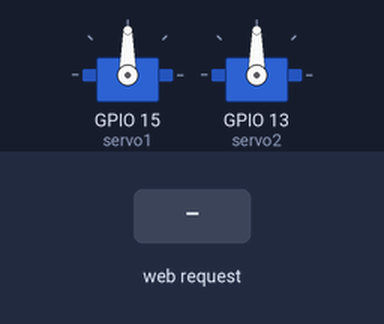
The sketch below on a simulated ESP32. Shown: 2 × servo. Inputs (shaded band) come from the test bench. WiFi joins after 1.5 s; servers stay silent unless stated; what the sketch prints to the serial monitor is not drawn.

Above: at 3.7 s.
3.8 s: HTTP request GET /door/on received
At 4.25 s:
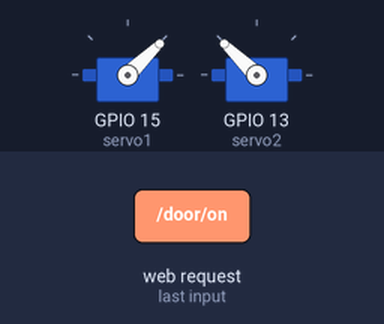
6.3 s: HTTP request GET /door/off received
At 7.7 s:
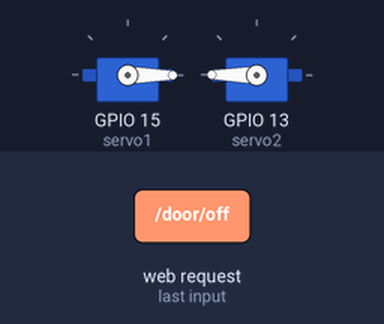
Timing chart, 0 to 9.3 s (numbered marks = the images above; inputs shaded):
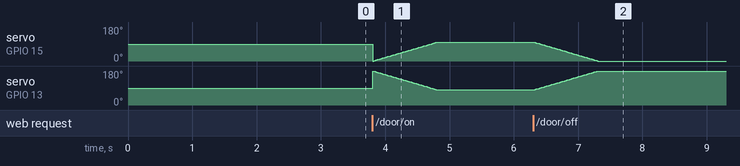

The sketch:

Code_th2_b2.ino
```cpp
#include <ESP32Servo.h>
#include <WiFi.h>

Servo servo1;
Servo servo2;

// WiFi info
const char* ssid = "iPhone";
const char* password = "03092005";

// Web server
WiFiServer server(80);

// Door state
bool doorOpen = false;
int pos = 0;

// ================= SETUP =================
void setup() {
  Serial.begin(115200);
  delay(1000);

  servo1.attach(15);
  servo2.attach(13);

  Serial.println("Connecting to WiFi...");
  WiFi.begin(ssid, password);

  while (WiFi.status() != WL_CONNECTED) {
    delay(500);
    Serial.print(".");
  }

  Serial.println("\nWiFi connected!");
  Serial.print("IP Address: ");
  Serial.println(WiFi.localIP());

  server.begin();
  Serial.println("Web server started");
}

// ================= DOOR CONTROL =================
void openDoor() {
  Serial.println("Opening door...");
  for (pos = 0; pos <= 100; pos++) {
    servo1.write(pos);
    servo2.write(180 - pos);
    delay(10);
  }
  doorOpen = true;
}

void closeDoor() {
  Serial.println("Closing door...");
  for (pos = 100; pos >= 0; pos--) {
    servo1.write(pos);
    servo2.write(180 - pos);
    delay(10);
  }
  doorOpen = false;
}

// ================= LOOP =================
void loop() {
  WiFiClient client = server.available();
  if (!client) return;

  Serial.println("\nNew client connected");

  String request = "";
  while (client.connected()) {
    if (client.available()) {
      char c = client.read();
      request += c;

      if (c == '\n') {
        break;   // đọc xong request line
      }
    }
  }

  Serial.println("Request:");
  Serial.println(request);

  // Handle request
  if (request.indexOf("GET /door/on") >= 0 && !doorOpen) {
    openDoor();
  }

  if (request.indexOf("GET /door/off") >= 0 && doorOpen) {
    closeDoor();
  }

  // ===== HTTP RESPONSE =====
    // ===== HTTP RESPONSE (UI đẹp hơn) =====
  String statusText = doorOpen ? "OPEN" : "CLOSED";
  String statusClass = doorOpen ? "st-open" : "st-closed";
  String btnHref = doorOpen ? "/door/off" : "/door/on";
  String btnText = doorOpen ? "CLOSE DOOR" : "OPEN DOOR";
  String btnClass = doorOpen ? "btn close" : "btn open";

  client.println("HTTP/1.1 200 OK");
  client.println("Content-type:text/html; charset=utf-8");
  client.println("Connection: close");
  client.println();

  client.println(F(R"rawliteral(
<!DOCTYPE html><html lang="en">
<head>
  <meta name="viewport" content="width=device-width, initial-scale=1" />
  <meta name="theme-color" content="#0b1220" />
  <title>IoT Garage Door</title>
  <style>
    :root{
      --bg1:#0b1220; --bg2:#121a2b;
      --card: rgba(255,255,255,.08);
      --stroke: rgba(255,255,255,.14);
      --text:#e9eefc; --muted: rgba(233,238,252,.75);
      --shadow: 0 18px 50px rgba(0,0,0,.45);
      --r: 22px;
    }
    *{box-sizing:border-box}
    body{
      margin:0; min-height:100vh;
      font-family: system-ui, -apple-system, Segoe UI, Roboto, Arial;
      color:var(--text);
      background: radial-gradient(1200px 700px at 20% 10%, #2b5cff33, transparent 55%),
                  radial-gradient(900px 600px at 85% 20%, #00e5ff22, transparent 55%),
                  linear-gradient(160deg, var(--bg1), var(--bg2));
      display:flex; align-items:center; justify-content:center;
      padding:18px;
    }
    .wrap{width:min(560px, 100%);}
    .card{
      background: var(--card);
      border: 1px solid var(--stroke);
      border-radius: var(--r);
      box-shadow: var(--shadow);
      overflow:hidden;
      backdrop-filter: blur(10px);
    }
    header{
      padding:18px 18px 10px 18px;
      display:flex; gap:12px; align-items:center; justify-content:space-between;
    }
    .title{
      display:flex; flex-direction:column; gap:4px;
    }
    h1{margin:0; font-size:20px; letter-spacing:.2px}
    .sub{margin:0; color:var(--muted); font-size:13px}
    .badge{
      padding:8px 12px;
      border-radius: 999px;
      font-weight:700;
      font-size:12px;
      letter-spacing:.6px;
      border:1px solid var(--stroke);
      display:flex; align-items:center; gap:8px;
      user-select:none;
    }
    .dot{width:10px;height:10px;border-radius:50%;}
    .st-open{ background: rgba(0, 255, 170, .10); }
    .st-open .dot{ background: #00ffb3; box-shadow: 0 0 18px #00ffb3aa; }
    .st-closed{ background: rgba(255, 180, 0, .10); }
    .st-closed .dot{ background: #ffb300; box-shadow: 0 0 18px #ffb300aa; }

    .content{padding: 6px 18px 18px 18px;}
    .panel{
      margin-top:10px;
      background: rgba(0,0,0,.18);
      border:1px solid var(--stroke);
      border-radius: 18px;
      padding: 16px;
    }
    .row{display:flex; gap:12px; flex-wrap:wrap; align-items:center; justify-content:space-between;}
    .hint{color:var(--muted); font-size:13px; line-height:1.4; margin:0;}

    .btn{
      width:100%;
      margin-top:14px;
      display:flex; align-items:center; justify-content:center; gap:10px;
      padding:16px 18px;
      font-size:16px;
      font-weight:800;
      border-radius: 18px;
      border: 1px solid var(--stroke);
      color: var(--text);
      text-decoration:none;
      transition: transform .08s ease, filter .15s ease;
      user-select:none;
    }
    .btn:active{transform: scale(.99);}
    .open{
      background: linear-gradient(135deg, #2b8cff, #00e5ff);
    }
    .close{
      background: linear-gradient(135deg, #ff6b6b, #ffb300);
    }
    .btn:hover{filter: brightness(1.05);}

    .footer{
      padding: 14px 18px;
      border-top: 1px solid var(--stroke);
      color: var(--muted);
      font-size: 12px;
      display:flex; justify-content:space-between; gap:12px; flex-wrap:wrap;
    }
    .kbd{
      font-family: ui-monospace, SFMono-Regular, Menlo, Consolas, monospace;
      background: rgba(255,255,255,.08);
      border:1px solid var(--stroke);
      padding:3px 8px;
      border-radius: 999px;
      color: var(--text);
    }
    svg{width:20px;height:20px}
  </style>
</head>
<body>
  <div class="wrap">
    <div class="card">
      <header>
        <div class="title">
          <h1>IoT Garage Door</h1>
          <p class="sub">ESP32 Web Control Panel</p>
        </div>
)rawliteral"));

  // Badge trạng thái (có dynamic)
  client.print("<div class='badge ");
  client.print(statusClass);
  client.print("'><span class='dot'></span><span>");
  client.print(statusText);
  client.println("</span></div>");

  client.println(F(R"rawliteral(
      </header>

      <div class="content">
        <div class="panel">
          <div class="row">
            <p class="hint">
              Tip: Nhấn nút để điều khiển cửa. Trang sẽ phản hồi ngay sau khi ESP32 xử lý xong.
            </p>
            <span class="kbd">/door/on</span>
            <span class="kbd">/door/off</span>
          </div>
        )rawliteral"));

  // Nút dynamic + icon SVG
  client.print("<a class='");
  client.print(btnClass);
  client.print("' href='");
  client.print(btnHref);
  client.print("' onclick=\"this.innerHTML='Working...';\">");

  if (!doorOpen) {
    // icon "unlock"
    client.println(F(R"rawliteral(
      <svg viewBox="0 0 24 24" fill="none" aria-hidden="true">
        <path d="M7 11V8a5 5 0 0 1 9.6-2" stroke="white" stroke-width="2" stroke-linecap="round"/>
        <path d="M7 11h10a2 2 0 0 1 2 2v6a2 2 0 0 1-2 2H7a2 2 0 0 1-2-2v-6a2 2 0 0 1 2-2Z" stroke="white" stroke-width="2"/>
      </svg>
    )rawliteral"));
  } else {
    // icon "lock"
    client.println(F(R"rawliteral(
      <svg viewBox="0 0 24 24" fill="none" aria-hidden="true">
        <path d="M7 11V8a5 5 0 0 1 10 0v3" stroke="white" stroke-width="2" stroke-linecap="round"/>
        <path d="M7 11h10a2 2 0 0 1 2 2v6a2 2 0 0 1-2 2H7a2 2 0 0 1-2-2v-6a2 2 0 0 1 2-2Z" stroke="white" stroke-width="2"/>
      </svg>
    )rawliteral"));
  }

  client.print(btnText);
  client.println("</a>");

  client.println(F(R"rawliteral(
        </div>
      </div>

      <div class="footer">
        <span>Status updates on refresh</span>
        <span>Made with ESP32</span>
      </div>
    </div>
  </div>
</body>
</html>
)rawliteral"));

  client.println();
  delay(1);
  client.stop();
  Serial.println("Client disconnected");
}
```

Measured:
- after the input at 6.3 s, servo on GPIO 15 (servo1): moves from 100° to 0° over 0.99 s, starting at once; servo on GPIO 13 (servo2): moves from 80° to 180° over 0.99 s, starting at once
